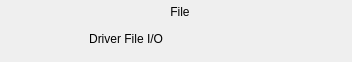
   <widget class="caFrame" name="caFrame_19">
    <property name="geometry">
     <rect>
      <x>345</x>
      <y>750</y>
      <width>352</width>
      <height>62</height>
     </rect>
    </property>
    <widget class="caFrame" name="caFrame_20">
     <property name="geometry">
      <rect>
       <x>127</x>
       <y>2</y>
       <width>109</width>
       <height>23</height>
      </rect>
     </property>
     <widget class="caFrame" name="caFrame_21">
      <property name="geometry">
       <rect>
        <x>0</x>
        <y>0</y>
        <width>109</width>
        <height>23</height>
       </rect>
      </property>
      <widget class="caGraphics" name="caRectangle_7">
       <property name="geometry">
        <rect>
         <x>0</x>
         <y>0</y>
         <width>107</width>
         <height>21</height>
        </rect>
       </property>
       <property name="foreground">
        <color>
         <red>218</red>
         <green>218</green>
         <blue>218</blue>
        </color>
       </property>
       <property name="linestyle" stdset="0">
        <enum>caGraphics::Solid</enum>
       </property>
       <property name="fillstyle" stdset="0">
        <enum>caGraphics::Filled</enum>
       </property>
       <property name="lineColor">
        <color>
         <red>218</red>
         <green>218</green>
         <blue>218</blue>
        </color>
       </property>
       <property name="form">
        <enum>caGraphics::Rectangle</enum>
       </property>
      </widget>
     </widget>
     <widget class="caLabel" name="caLabel_43">
      <property name="geometry">
       <rect>
        <x>33</x>
        <y>0</y>
        <width>40</width>
        <height>20</height>
       </rect>
      </property>
      <property name="frameShape">
       <enum>QFrame::NoFrame</enum>
      </property>
      <property name="text">
       <string>File</string>
      </property>
      <property name="alignment">
       <set>Qt::AlignAbsolute|Qt::AlignCenter|Qt::AlignHCenter|Qt::AlignVCenter</set>
      </property>
      <property name="fontScaleMode">
       <enum>ESimpleLabel::Height</enum>
      </property>
      <property name="foreground">
       <color>
        <red>10</red>
        <green>0</green>
        <blue>184</blue>
       </color>
      </property>
      <property name="background">
       <color alpha="0">
        <red>10</red>
        <green>0</green>
        <blue>184</blue>
       </color>
      </property>
     </widget>
    </widget>
    <widget class="caGraphics" name="caRectangle_8">
     <property name="geometry">
      <rect>
       <x>0</x>
       <y>0</y>
       <width>350</width>
       <height>60</height>
      </rect>
     </property>
     <property name="foreground">
      <color>
       <red>0</red>
       <green>0</green>
       <blue>0</blue>
      </color>
     </property>
     <property name="linestyle" stdset="0">
      <enum>caGraphics::Solid</enum>
     </property>
     <property name="lineColor">
      <color>
       <red>0</red>
       <green>0</green>
       <blue>0</blue>
      </color>
     </property>
     <property name="form">
      <enum>caGraphics::Rectangle</enum>
     </property>
     <property name="background" stdset="0">
      <color alpha="0">
       <red>0</red>
       <green>0</green>
       <blue>0</blue>
      </color>
     </property>
    </widget>
    <widget class="caLabel" name="caLabel_44">
     <property name="geometry">
      <rect>
       <x>13</x>
       <y>29</y>
       <width>150</width>
       <height>20</height>
      </rect>
     </property>
     <property name="frameShape">
      <enum>QFrame::NoFrame</enum>
     </property>
     <property name="text">
      <string>Driver File I/O</string>
     </property>
     <property name="alignment">
      <set>Qt::AlignAbsolute|Qt::AlignRight|Qt::AlignTrailing|Qt::AlignVCenter</set>
     </property>
     <property name="fontScaleMode">
      <enum>ESimpleLabel::Height</enum>
     </property>
     <property name="foreground">
      <color>
       <red>0</red>
       <green>0</green>
       <blue>0</blue>
      </color>
     </property>
     <property name="background">
      <color alpha="0">
       <red>0</red>
       <green>0</green>
       <blue>0</blue>
      </color>
     </property>
    </widget>
    <widget class="caRelatedDisplay" name="caRelatedDisplay_1">
     <property name="geometry">
      <rect>
       <x>170</x>
       <y>29</y>
       <width>70</width>
       <height>20</height>
      </rect>
     </property>
     <property name="foreground">
      <color>
       <red>0</red>
       <green>0</green>
       <blue>0</blue>
      </color>
     </property>
     <property name="background">
      <color>
       <red>115</red>
       <green>223</green>
       <blue>255</blue>
      </color>
     </property>
     <property name="labels">
      <string/>
     </property>
     <property name="files">
      <string>RoperFile.adl</string>
     </property>
     <property name="args">
      <string>P=$(P),R=$(R)</string>
     </property>
     <property name="stackingMode" stdset="0">
      <enum>caRowColMenu::Menu</enum>
     </property>
     <property name="removeParent" stdset="0">
      <string>false</string>
     </property>
    </widget>
   </widget>
